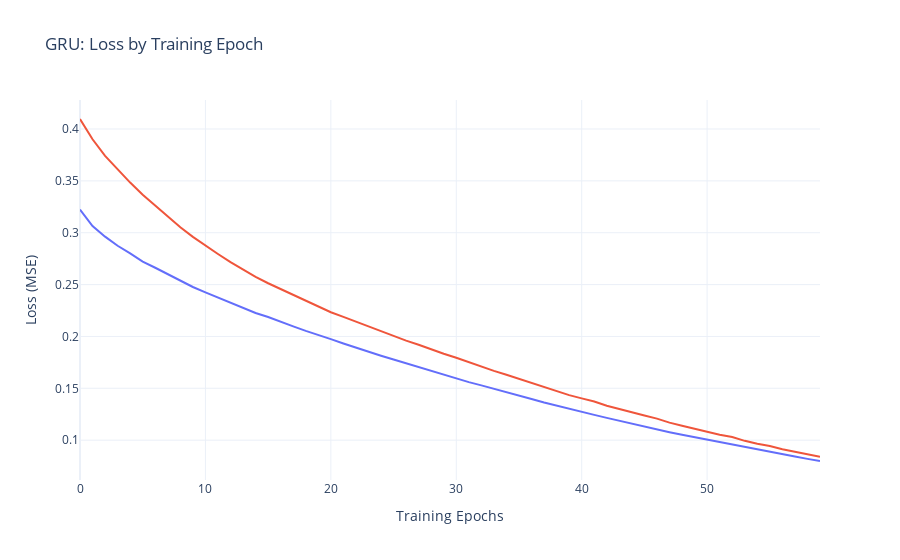

This figure's notebook cell:
### Code cell
epochs_steps = [*range(0, len(histories['GRU'].history['loss']))]
loss_by_epoch('GRU', epochs_steps, histories['GRU'])
